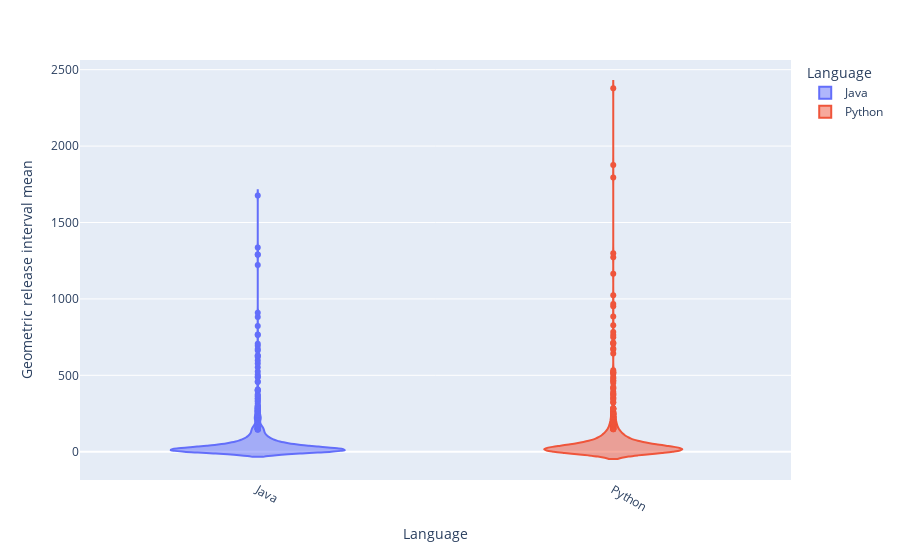

Write notebook code for a chart like this one.
### Code cell
from plotly.express import violin

fig = violin(releases, x="language", y="release_dates_diffs_gmean", color="language", 
             labels={"language": "Language", "release_dates_diffs_gmean": "Geometric release interval mean"}, height=500, log_y=False)

fig.update_xaxes(tickangle=30)

fig.show()

### Figure 1 — Plotly figure (JSON) as saved in the notebook; plotly's stock layout.template omitted (floating-point values rounded to 4 significant figures; data arrays with more than 128 entries replaced by an {"elided": "..."} marker saying what was removed)
{"data": [{"alignmentgroup": "True", "box": {"visible": false}, "hovertemplate": "Language=%{x}<br>Geometric release interval mean=%{y}<extra></extra>", "legendgroup": "Java", "marker": {"color": "#636efa"}, "name": "Java", "offsetgroup": "Java", "orientation": "v", "scalegroup": "True", "showlegend": true, "type": "violin", "x": {"elided": "1053 str values"}, "x0": " ", "xaxis": "x", "y": {"elided": "1053 float values"}, "y0": " ", "yaxis": "y"}, {"alignmentgroup": "True", "box": {"visible": false}, "hovertemplate": "Language=%{x}<br>Geometric release interval mean=%{y}<extra></extra>", "legendgroup": "Python", "marker": {"color": "#EF553B"}, "name": "Python", "offsetgroup": "Python", "orientation": "v", "scalegroup": "True", "showlegend": true, "type": "violin", "x": {"elided": "1219 str values"}, "x0": " ", "xaxis": "x", "y": {"elided": "1219 float values"}, "y0": " ", "yaxis": "y"}], "layout": {"autosize": true, "legend": {"title": {"text": "Language"}, "tracegroupgap": 0}, "margin": {"t": 60}, "violinmode": "overlay", "xaxis": {"anchor": "y", "autorange": true, "categoryarray": ["Java", "Python"], "categoryorder": "array", "domain": [0, 1], "range": [-0.5, 1.5], "tickangle": 30, "title": {"text": "Language"}, "type": "category"}, "yaxis": {"anchor": "x", "autorange": true, "domain": [0, 1], "range": [-185.0, 2563.0], "title": {"text": "Geometric release interval mean"}, "type": "linear"}}}
